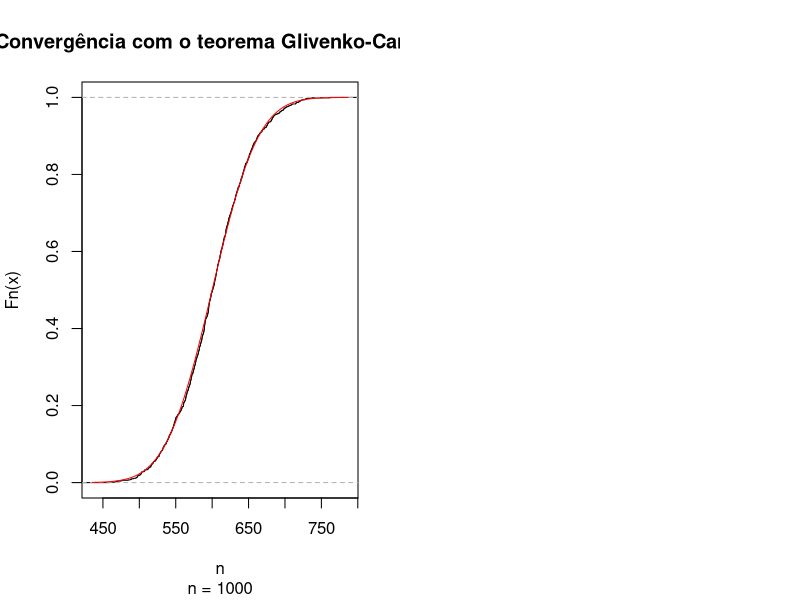

Write R code to recreate this figure.
#' @title Teorema de Glivenko Cantelli 
#' @author Luiz Paulo 

rm(list = ls())
set.seed(123)
par(mfrow = c(1, 2))

# Simulando dados  pseudo-aleatórios -------------------------------------------
n_sample = 1000 
norm_random = stats::rnorm(n = n_sample, mean = 600, sd = 50)

# Função empírica 
Fn = stats::ecdf(norm_random)
plot(Fn, main = "Convergência com o teorema Glivenko-Cantelli",
     sub = "n = 1000",
     #Convergência com o teorema Glivenko-Cantelli
     xlab = "n")
# probabilidade acumulada da normal 
curve(pnorm(x, mean = 600, sd = 50), 
      add = T, col = "red")


